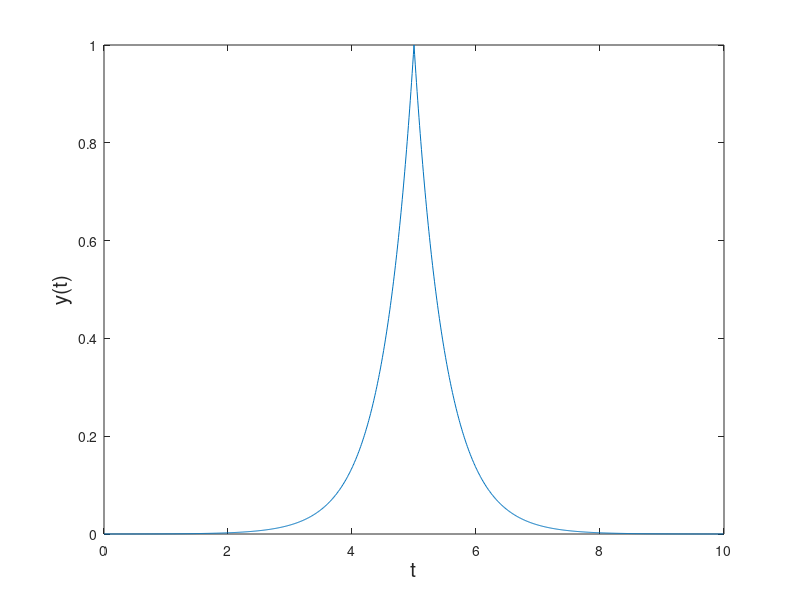
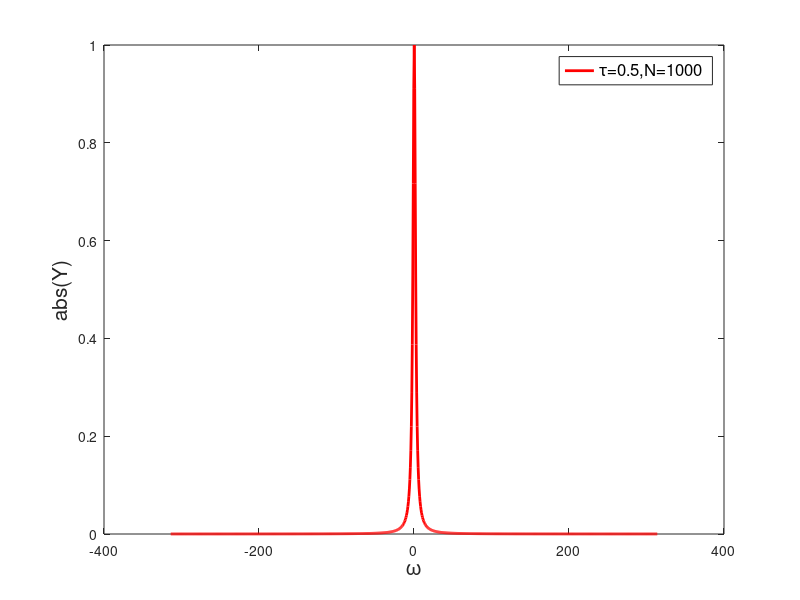
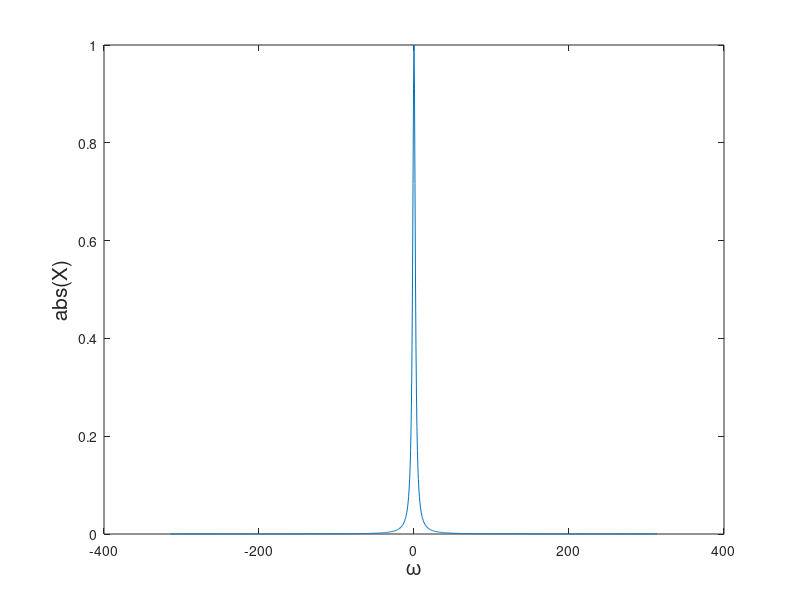
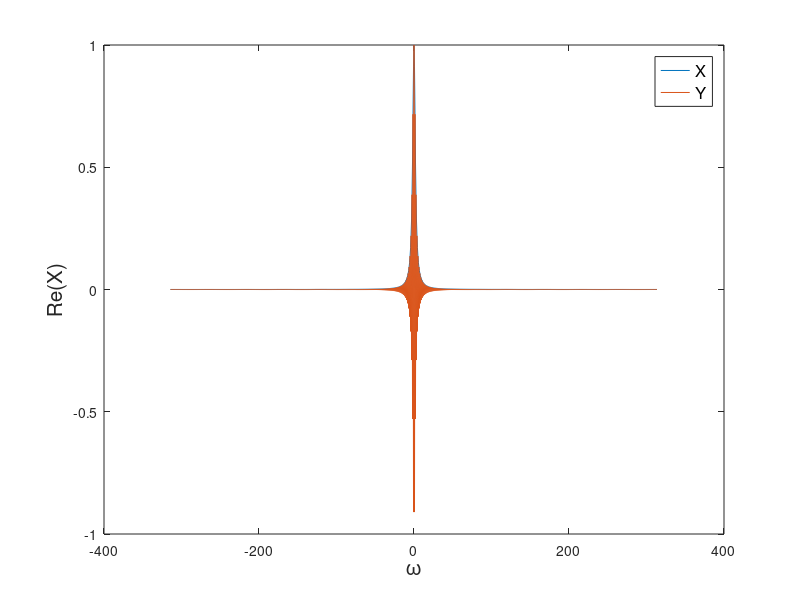

Here is the MATLAB script that generated these plots, in order:
%{
TODO:list
note:Basic Problems
item:a
item:b
item:c
item:d
item:e
item:f
item:g

%}

%%%%4.2

%%% a)

%% g(t) = e^(-2t)u(t)
%% x(t) = g(t) + g(-t) = e^(-2t)u(t) + e^(2t)u(-t)
%% X(jw) = \frac{1}{2+jw} + \frac{1}{2-jw}

%%% b)

clear;
clc;
clf;

%% samples of signal y(t) = x(t-5) = yp(t)

tau = 0.01;
T = 10;
t = 0:tau:(T - tau);

%% y(t) = x(t-5) = e^(-2t+10)u(t-5) + e^(2t-10)u(-t+5)
%% in t = [0:tau:5] y(t) = e^(2t-10)
%% in t = [5+tau:tau:T-tau] y(t) = e^(-2t+10)

y = [exp(2 * (0:tau:5) - 10), exp(-2 * (5 + tau:tau:(T - tau)) + 10)];

figure(1);
plot(t, y);
xlabel("t", "fontsize", 15);
ylabel("y(t)", "fontsize", 15);

N = length(y);

%%% c)

Y = fftshift(tau * fft(y));

lb = (1 - N) * pi / N / tau;
ub = (N - 1) * pi / N / tau;
step = 2 * pi / N / tau;
figure(2)
plot(lb:step:ub, abs(Y), 'r-', 'LineWidth', 2);
xlabel('\omega', 'FontSize', 15);
ylabel('abs(Y)', 'FontSize', 15);
legend('\tau=0.5,N=1000', 'FontSize', 12)

%%% d)

w = -(pi / tau) + (0:N - 1) * (2 * pi / (N * tau));

%%% e)

%% Y = e^(5jw)X
%% X = e^(-5jw)Y

X = exp(-5j*w) .* Y;
figure(3)
plot(w,X);
xlabel('\omega', 'FontSize', 15);
ylabel('abs(X)', 'FontSize', 15);

figure(4)
plot(w,real(X));
hold on
plot(w,real(Y))
xlabel('\omega', 'FontSize', 15);
ylabel('Re(X)', 'FontSize', 15);
legend('X','Y','FontSize', 12)

figure(5)
plot(w,imag(X));
hold on
plot(w,imag(Y))
xlabel('\omega', 'FontSize', 15);
ylabel('Im(X)', 'FontSize', 15);
legend('X','Y','FontSize', 12)

%%% f)
